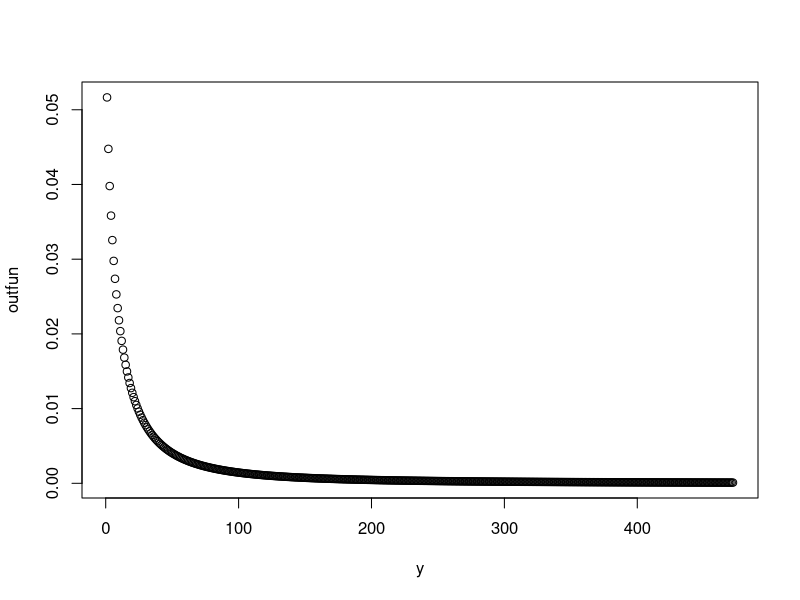

Reproduce this figure in R.

############ Burr MO Distribution ############

rm(list = ls())

library(optimx)


data<-read.csv('final_degree_frequency_bio-SC-HT.csv')


y1=data$C1
freq1<-data$C2

fulldata<-numeric(max(y1))

for(k in 1:max(y1))
{
  if(is.element(k,y1)==TRUE)
  {
    index=match(k,y1)
    fulldata[k]=freq1[index]
  }
  else
    fulldata[k]=0
}

y<-1:max(y1)
freq<-fulldata

var1<-sum(freq)

############## Burr MO Likelihood Function ###############

barr_mo.lik<-function(vector1,freq){
  
  theta=vector1[1]
  parak=vector1[2]
  parac=vector1[3]
  lambda=vector1[4]
  
  n<-sum(freq)
  
  total_value=0
  
  large_N=500000
  
  
  for(i in 1:large_N)
  {
    
    
    term1=theta*parak*parac*(lambda^(-parac))*(i^(parac-1))
    
    term2=(1+(i/lambda)^parac)^(-parak-1)
    
    term3=(theta-(theta-1)*(1-(1+(i/lambda)^parac)^(-parak)))^(-2)
    
    
    total_value = total_value + term1*term2*term3
    #print(total_value)
    
    #print("---------")
  }
  
  C=1/total_value
  
  print(C)
  
  likterm1=n*log(C)
  
  likterm2=n*log(theta*parak*parac)
  
  likterm3=n*parac*log(lambda)
  
  likterm4=(parac-1)*(t(freq)%*%log(y))
  
  likterm5=(parak+1)*(t(freq)%*%(log(1+(y/lambda)^parac)))
  
  likterm6=(2)*(t(freq)%*%(log(theta-(theta-1)*(1-(1+(y/lambda)^parac)^(-parak)))))
  
  
  final_likterm<-sum(c(likterm1,likterm2,-likterm3,likterm4,-likterm5,-likterm6))
  
  return(-final_likterm)
  
}

output11<-optim(c(1,1,1,1),barr_mo.lik, freq = freq)

print(output11)


#####################Burr MO Probability Function  ######################


probability.fun_barr_mo<- function(vector3,datafile){
  
  esttheta=vector3[1]
  estparak=vector3[2]
  estparac=vector3[3]
  estlambda=vector3[4]
  
  x=datafile
  
  sum2=0
  large_N=500000
  
  for(i in 1:large_N)
  {
    
    pdf_term1=esttheta*estparak*estparac*(estlambda^(-estparac))*(i^(estparac-1))
    
    pdf_term2=(1+(i/estlambda)^estparac)^(-estparak-1)
    
    pdf_term3=(esttheta-(esttheta-1)*(1-(1+(i/estlambda)^estparac)^(-estparak)))^(-2)
    
    sum2 = sum2 + pdf_term1*pdf_term2*pdf_term3
    #print(sum2)
    
    #print("---------")
  }
  
  #print('%%%%%%%%%')
  
  C2=1/sum2
  #print(sum2)
  print(C2)
  
  pdf_term4=esttheta*estparak*estparac*(estlambda^(-estparac))*(x^(estparac-1))
  
  pdf_term5=(1+(x/estlambda)^estparac)^(-estparak-1)
  
  pdf_term6=(esttheta-(esttheta-1)*(1-(1+(x/estlambda)^estparac)^(-estparak)))^(-2)
  
  final_pdf_term=C2*pdf_term4*pdf_term5*pdf_term6
  
  return(final_pdf_term)
  
  #return(probability_array)
  
}


#outfun<-probability.fun_lomax(c(1000,1),y)
outfun<-probability.fun_barr_mo(c(output11$par[1],output11$par[2],output11$par[3],output11$par[4]),y)
print('probability_sum')
print(sum(outfun))
plot(y,outfun)


finaloutput<-outfun*var1
#print(finaloutput)


write.csv(finaloutput,'output_bio-SC-HT_barr_mo.csv')
